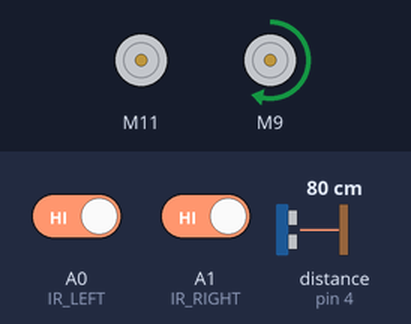
A sketch run on a simulated Arduino Uno, built with avr-gcc and run on an emulated ATmega328P. Shown: 2 × DC motor (green arrow = forward, orange = backward, longer = faster). Wiring (inferred from the names in the program): ultrasonic range finder: trigger pin 5; echo pin 4. The test bench sets the inputs (shaded band); at power-on: distance to the obstacle (sensor on pin 4) 80 cm, A0 (IR_LEFT) HIGH, A1 (IR_RIGHT) HIGH. The echo pulse lasts 58.3 µs per cm.

Above: at 1.2 s.
1.3 s: distance to the obstacle (sensor on pin 4) set to 19 cm
2.8 s: distance to the obstacle (sensor on pin 4) set to 14 cm
At 3.2 s:
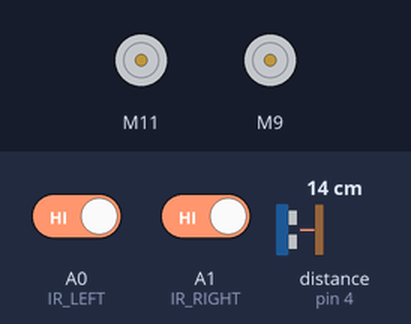
4.3 s: distance to the obstacle (sensor on pin 4) set to 18 cm
At 5.5 s:
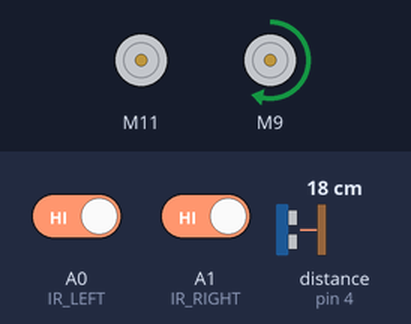
5.8 s: A0 (IR_LEFT) driven LOW
At 6.7 s:
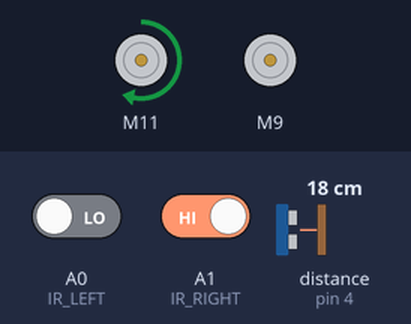
7.3 s: A1 (IR_RIGHT) driven LOW
At 7.8 s:
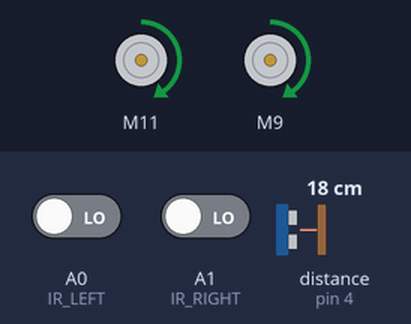
8.8 s: A1 (IR_RIGHT) driven HIGH
At 10.2 s:
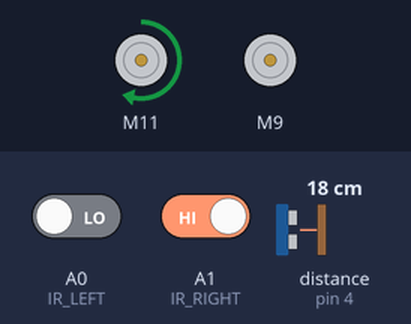
Timing chart, 0 to 11.3 s (numbered marks = the images above; inputs shaded):
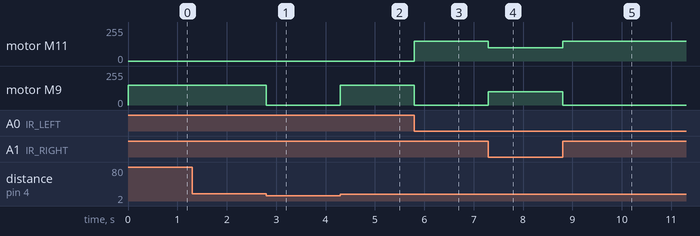

Measured:
- the behaviour switches between 17 and 16 cm on distance to the obstacle (sensor on pin 4) (found by bisection; images 0 and 1)
- after the input at 1.3 s, every drawn part: stays the same
- after the input at 2.8 s, motor M9: forward 150/255 → stopped at once
- after the input at 4.3 s, motor M9: stopped → forward 150/255 at once
- after the input at 5.8 s, motor M11: stopped → forward 150/255 at once; motor M9: forward 150/255 → stopped at once
- after the input at 7.3 s, motor M11: forward 150/255 → forward 100/255 at once; motor M9: stopped → forward 100/255 at once
- after the input at 8.8 s, motor M11: forward 100/255 → forward 150/255 at once; motor M9: forward 100/255 → stopped at once

The sketch:

PIKABOT_TASK.ino
```cpp
#include "CytronMotorDriver.h"
CytronMD motorLeft(PWM_PWM,11,10);
CytronMD motorRight(PWM_PWM,9,3);

long duration;
long distance;

#define BUTTON 2
#define TRIGPIN 5
#define ECHOPIN 4
#define IR_LEFT A0
#define IR_RIGHT A1

void robotStop(){
  motorLeft.setSpeed(0);
  motorRight.setSpeed(0);
}

void robotMove(int speedLeft, int speedRight){
  motorLeft.setSpeed(speedLeft);
  motorRight.setSpeed(speedRight);
}

void setup(){
  pinMode(IR_LEFT,INPUT);
  pinMode(IR_RIGHT,INPUT);
  pinMode(TRIGPIN,OUTPUT);
  pinMode(ECHOPIN,INPUT);
  pinMode(BUTTON,INPUT_PULLUP);
}

void loop(){

while(true){
    digitalWrite(TRIGPIN,LOW);
    delayMicroseconds(2);
    digitalWrite(TRIGPIN,HIGH);
    delayMicroseconds(10);
    digitalWrite(TRIGPIN,LOW);

    duration = pulseIn(ECHOPIN,HIGH);
    distance = duration*0.017;

if (distance > 15){
      if(digitalRead(IR_LEFT)==LOW && digitalRead(IR_RIGHT)==LOW){
    robotMove(100,100);
  }
  else if (digitalRead (IR_LEFT)==HIGH && digitalRead(IR_RIGHT)==LOW){
    robotMove(100,100);
  }
  else if (digitalRead(IR_LEFT)==HIGH){
    robotMove(0,150);
  }
  else if (digitalRead(IR_RIGHT)==HIGH){
    robotMove(150,0);
  }
  else {
    robotMove(150,150);
  }
}
else{
  robotStop();
}
}
}
```
